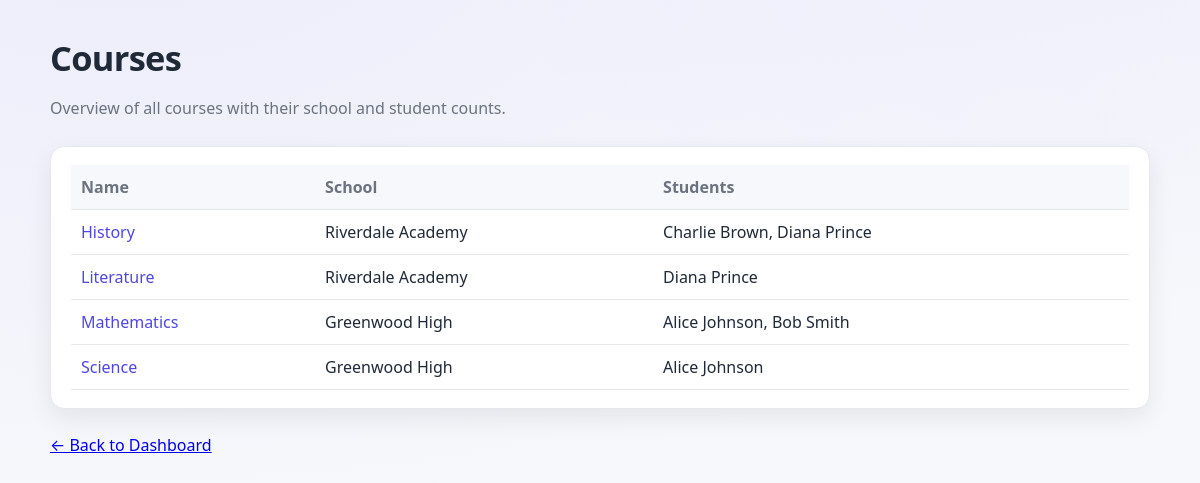
Page /courses/ on the committed database.
### enrollment/models.py (models this page shows, shortened)
class Course(models.Model):
    name = models.CharField(max_length=100)
    description = models.TextField(blank=True)
    school = models.ForeignKey(
        School,
        on_delete=models.PROTECT,
        related_name='courses'
        )
    slug = models.SlugField(unique=True, blank=True)

class School(models.Model):
    name = models.CharField( max_length=100)
    address = models.TextField()
    slug = models.SlugField(unique=True, blank=True)

class Student(models.Model):
    student_name = models.CharField( max_length=100)
    email = models.EmailField()
    courses = models.ManyToManyField(Course, related_name="students")
    school = models.ForeignKey(
        School,
        on_delete=models.PROTECT,
        related_name='students'
        )
    slug = models.SlugField(unique=True, blank=True)

### enrollment/views.py (the view)
# urls.py: path('courses/', views.courses_list, name='courses-list'),
def courses_list(request):
    courses = Course.objects.all().order_by('name')
    return render(request, 'enrollment/courses_list.html', {'courses': courses})

### enrollment/templates/enrollment/courses_list.html (shortened to what this page needs)
{% extends "enrollment/layout.html" %}
{% block content %}
<div class="container">
  <h1>Courses</h1>
  <p class="subtitle">Overview of all courses with their school and student counts.</p>
  <div class="section">
    {% if courses %}
      <table class="school-table">
        <thead>
          <tr>
            <th>Name</th>
            <th>School</th>
            <th>Students</th>
          </tr>
        </thead>
        <tbody>
          {% for course in courses %}
            <tr>
              <td><a href="{% url 'course_detail' course.slug %}">{{ course.name }}</a></td>
              <td>{{ course.school.name }}</td>
              <td>
                {% for s in course.students.all %}
                    {{ s.student_name }}{% if not forloop.last %}, {% endif %}
                {% empty %}
                 <span class="muted">No students</span>
                {% endfor %}
            </td>
            </tr>
          {% endfor %}
        </tbody>
      </table>
    {% else %}
      <p class="muted">No courses found.</p>
    {% endif %}
  </div>
  <a class="btn" href="{% url 'dashboard' %}">← Back to Dashboard</a>
</div>
{% endblock %}

### templates/enrollment/layout.html (shortened to what this page needs)
<!DOCTYPE html>
{% load static %}
<html lang="en">
<head>
    <link rel="stylesheet" href="{% static 'enrollment/style.css' %}">
</head>
<body>
    {% block content %}{% endblock %}
</body>
</html>

### enrollment/static/enrollment/style.css (style rules this page uses)
* { box-sizing: border-box; }
:root { --bg: #f7f8fb; --panel: #ffffff; --text: #1f2937; --muted: #6b7280; --brand: #4f46e5; --brand-2: #6366f1; --ring: rgba(79,70,229,.25); --border: #e5e7eb; --radius: 14px; --shadow: 0 10px 25px rgba(0,0,0,.07); }
html, body { height: 100%; }
body { margin: 0; font: 16px/1.5 system-ui, -apple-system, Segoe UI, Roboto, "Helvetica Neue", Arial, "Noto Sans", "Apple Color Emoji", "Segoe UI Emoji"; color: var(--text); background: radial-gradient(1200px 600px at 10% -10%, rgba(99,102,241,.08), transparent), radial-gradient(900px 500px at 110% -20%, rgba(99,102,241,.06), transparent), var(--bg); padding: 32px; }
.container { max-width: 1100px; margin: 0 auto; }
h1 { font-size: clamp(26px, 2.2vw + 8px, 36px); margin: 0 0 18px; letter-spacing: -0.02em; }
.subtitle { margin: -6px 0 26px; color: var(--muted); }
.section { background: var(--panel); border: 1px solid var(--border); border-radius: var(--radius); padding: 18px 20px; box-shadow: var(--shadow); margin-bottom: 24px; }
.school-table { width: 100%; border-collapse: collapse; }
.school-table th, .school-table td { padding: 10px; text-align: left; border-bottom: 1px solid var(--border); }
.school-table th { background: var(--bg); font-weight: 600; color: var(--muted); }
.school-table a { color: var(--brand); text-decoration: none; font-weight: 500; }

### rows in the picture
Course: name "History", school.name "Riverdale Academy"
Student: student_name "Charlie Brown"
Student: student_name "Diana Prince"
Course: name "Literature", school.name "Riverdale Academy"
Course: name "Mathematics", school.name "Greenwood High"
Student: student_name "Alice Johnson"
Student: student_name "Bob Smith"
Course: name "Science", school.name "Greenwood High"
